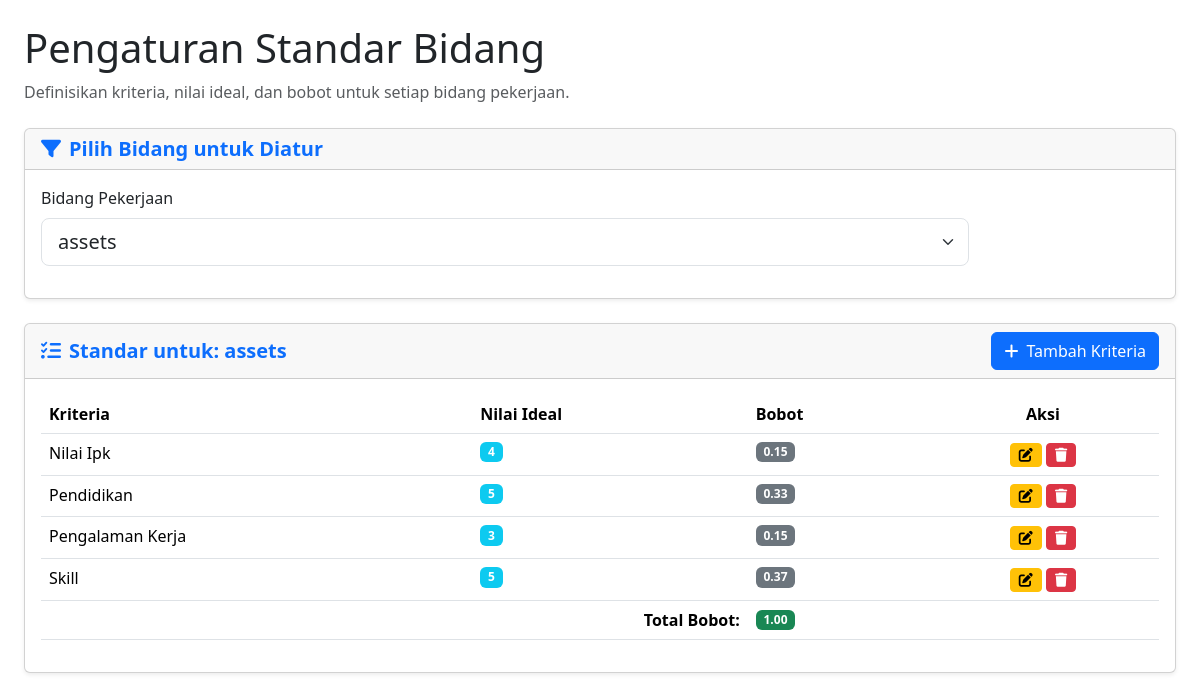
The page /admin/bobot/standar_bidang.php?bidang_id=9 on the database its author committed.
### tables this page shows
CREATE TABLE `bidang` (
  `id` int(11) NOT NULL,
  `nama_bidang` varchar(100) NOT NULL,
  `parent_id` int(11) NOT NULL DEFAULT 0,
  `gambar` varchar(255) NOT NULL,
  `deskripsi` text NOT NULL
);

CREATE TABLE `profil_ideal` (
  `id` int(11) NOT NULL,
  `kriteria` varchar(50) NOT NULL,
  `nilai` int(11) NOT NULL,
  `bidang_id` int(11) NOT NULL
);

CREATE TABLE `bobot_kriteria` (
  `id` int(11) NOT NULL,
  `kriteria` varchar(50) NOT NULL,
  `bobot` decimal(5,2) NOT NULL,
  `bidang_id` int(11) NOT NULL
);

### admin/bobot/standar_bidang.php (the view, shortened to what this page needs)
<link href="https://cdn.jsdelivr.net/npm/bootstrap@5.3.3/dist/css/bootstrap.min.css" rel="stylesheet">
<link rel="stylesheet" href="https://cdnjs.cloudflare.com/ajax/libs/font-awesome/6.5.2/css/all.min.css">
<?php
$selected_bidang_id = isset($_GET['bidang_id']) ? (int)$_GET['bidang_id'] : 0;
?>
<div class="container-fluid px-4">
    <h1 class="mt-4">Pengaturan Standar Bidang</h1>
    <p class="mb-4 text-muted">Definisikan kriteria, nilai ideal, dan bobot untuk setiap bidang pekerjaan.</p>
    <div class="card shadow-sm mb-4">
        <div class="card-header"><h5 class="m-0 fw-bold text-primary"><i class="fas fa-filter me-2"></i>Pilih Bidang untuk Diatur</h5></div>
        <div class="card-body">
            <form method="GET">
                <div class="row align-items-end">
                    <div class="col-md-10">
                        <label for="bidang_id_select" class="form-label">Bidang Pekerjaan</label>
                        <select name="bidang_id" id="bidang_id_select" class="form-select form-select-lg" onchange="this.form.submit()">
                            <?php
                            $query_bidang = mysqli_query($config, "SELECT id, nama_bidang FROM bidang WHERE parent_id != 0 ORDER BY nama_bidang ASC");
                            while ($bidang = mysqli_fetch_assoc($query_bidang)) {
                                $selected = ($selected_bidang_id == $bidang['id']) ? 'selected' : '';
                                echo "<option value='{$bidang['id']}' $selected>" . htmlspecialchars($bidang['nama_bidang']) . "</option>";
                            }
                            ?>
                        </select>
                    </div>
                </div>
            </form>
        </div>
    </div>
    <?php if ($selected_bidang_id > 0): ?>
    <?php
        $query_gabungan = mysqli_query($config, "
            SELECT
                p.id as profil_id,
                b.id as bobot_id,
                p.kriteria,
                p.nilai,
                b.bobot
            FROM profil_ideal p
            JOIN bobot_kriteria b ON p.kriteria = b.kriteria AND p.bidang_id = b.bidang_id
            WHERE p.bidang_id = $selected_bidang_id
            ORDER BY p.kriteria ASC
        ");
        $total_bobot = 0;
    ?>
        <div class="card shadow-sm">
            <div class="card-header d-flex justify-content-between align-items-center">
                <h5 class="m-0 fw-bold text-primary"><i class="fas fa-tasks me-2"></i>Standar untuk: <?= htmlspecialchars(mysqli_fetch_assoc(mysqli_query($config, "SELECT nama_bidang FROM bidang WHERE id=$selected_bidang_id"))['nama_bidang']); ?></h5>
                <button class="btn btn-primary" data-bs-toggle="modal" data-bs-target="#tambahKriteriaModal"><i class="fas fa-plus me-2"></i>Tambah Kriteria</button>
            </div>
            <div class="card-body">
                <div class="table-responsive">
                    <table class="table table-hover">
                        <thead>
                            <tr>
                                <th>Kriteria</th>
                                <th>Nilai Ideal</th>
                                <th>Bobot</th>
                                <th class="text-center">Aksi</th>
                            </tr>
                        </thead>
                        <tbody>
                            <?php if(mysqli_num_rows($query_gabungan) > 0): ?>
                                <?php while($row = mysqli_fetch_assoc($query_gabungan)):
                                    $total_bobot += $row['bobot'];
                                ?>
                                    <tr>
                                        <td><?= htmlspecialchars(ucwords(str_replace('_', ' ', $row['kriteria']))) ?></td>
                                        <td><span class="badge bg-info"><?= $row['nilai'] ?></span></td>
                                        <td><span class="badge bg-secondary"><?= $row['bobot'] ?></span></td>
                                        <td class="text-center">
                                            <button class="btn btn-warning btn-sm" data-bs-toggle="modal" data-bs-target="#editModal<?= $row['profil_id'] ?>"><i class="fas fa-edit"></i></button>
                                            <a href="?page=standar-bidang&aksi=hapus_kriteria&profil_id=<?= $row['profil_id'] ?>&bobot_id=<?= $row['bobot_id'] ?>&bidang_id=<?= $selected_bidang_id ?>" class="btn btn-danger btn-sm" onclick="return confirm('Yakin hapus kriteria ini?')"><i class="fas fa-trash"></i></a>
                                        </td>
                                    </tr>
                                <?php endwhile; ?>
                            <?php else: ?>
                                <tr><td colspan="4" class="text-center text-muted py-4">Belum ada kriteria yang ditetapkan untuk bidang ini.</td></tr>
                            <?php endif; ?>
                        </tbody>
                        <?php if(mysqli_num_rows($query_gabungan) > 0): ?>
                        <tfoot>
                            <tr>
                                <th colspan="2" class="text-end">Total Bobot:</th>
                                <th colspan="2">
                                    <span id="totalBobotBadge" class="badge <?= (round($total_bobot, 2) == 1.00) ? 'bg-success' : 'bg-danger' ?>">
                                        <?= number_format($total_bobot, 2) ?>
                                    </span>
                                </th>
                            </tr>
                        </tfoot>
                        <?php endif; ?>
                    </table>
                </div>
            </div>
        </div>
    <?php endif; ?>
</div>

### rows shown on the page
bidang: nama_bidang "assets"
profil_ideal: kriteria "Nilai Ipk", nilai "4", bobot_kriteria.bobot "0.15"
profil_ideal: kriteria "Pendidikan", nilai "5", bobot_kriteria.bobot "0.33"
profil_ideal: kriteria "Pengalaman Kerja", nilai "3", bobot_kriteria.bobot "0.15"
profil_ideal: kriteria "Skill", nilai "5", bobot_kriteria.bobot "0.37"

### other values the page prints
$total_bobot "1.00"
form field bidang_id "assets"
